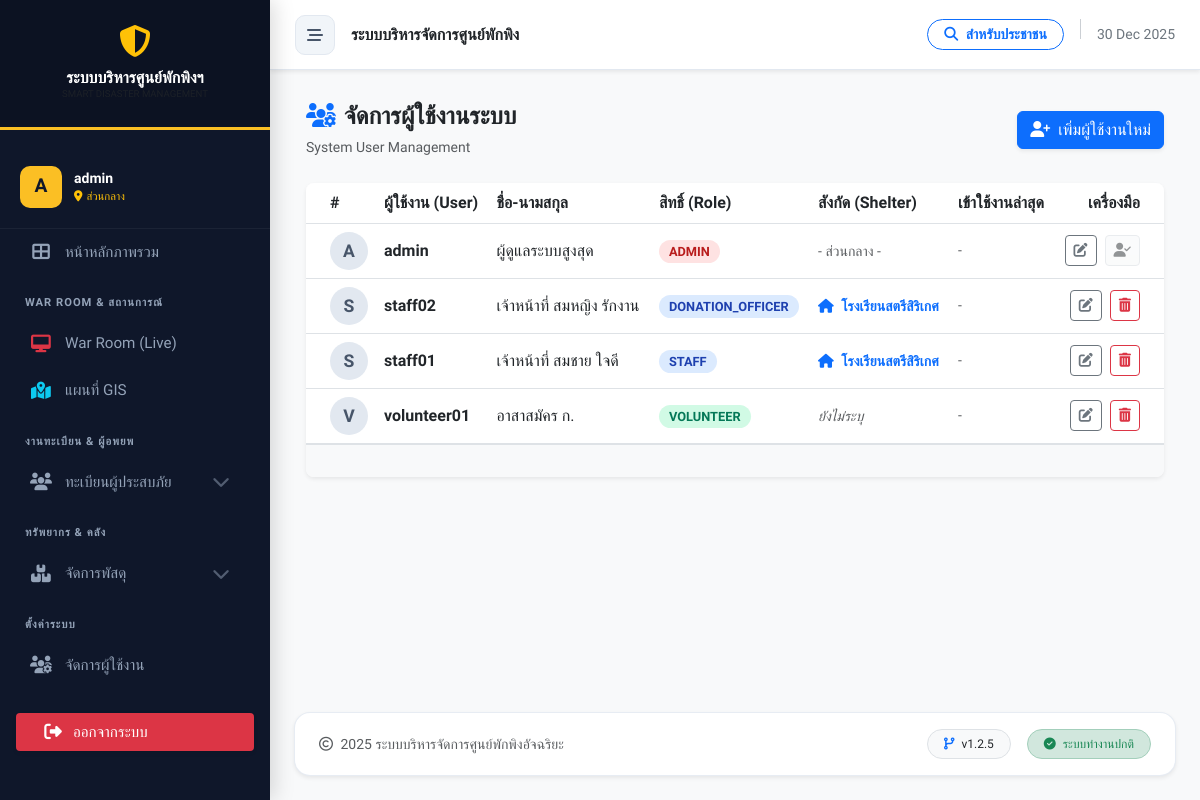
The page /user_list.php (signed in) on the database its author committed.
### tables this page shows
CREATE TABLE `users` (
  `id` int(11) NOT NULL,
  `username` varchar(50) NOT NULL COMMENT 'ชื่อผู้ใช้',
  `password` varchar(255) NOT NULL COMMENT 'รหัสผ่าน (Hashed)',
  `first_name` varchar(100) DEFAULT '',
  `last_name` varchar(100) DEFAULT '',
  `full_name` varchar(100) NOT NULL COMMENT 'ชื่อ-นามสกุล',
  `role` varchar(50) NOT NULL DEFAULT 'staff',
  `shelter_id` int(11) DEFAULT NULL COMMENT 'สังกัดศูนย์พักพิง',
  `created_at` timestamp NOT NULL DEFAULT current_timestamp(),
  `last_login` datetime DEFAULT NULL
);

CREATE TABLE `shelters` (
  `id` int(11) NOT NULL,
  `incident_id` int(11) NOT NULL COMMENT 'ผูกกับเหตุการณ์ไหน',
  `name` varchar(200) NOT NULL COMMENT 'ชื่อศูนย์',
  `location` text NOT NULL COMMENT 'ที่ตั้ง',
  `district` varchar(100) DEFAULT NULL,
  `province` varchar(100) DEFAULT NULL,
  `latitude` decimal(10,8) DEFAULT NULL,
  `longitude` decimal(11,8) DEFAULT NULL,
  `capacity` int(11) NOT NULL DEFAULT 0 COMMENT 'ความจุสูงสุด',
  `contact_person` varchar(255) DEFAULT NULL,
  `contact_phone` varchar(20) DEFAULT NULL,
  `status` enum('open','full','closed') NOT NULL DEFAULT 'open',
  `last_updated` datetime DEFAULT NULL,
  `created_at` datetime DEFAULT current_timestamp()
);

### user_list.php (the view, shortened to what this page needs)
<?php
require_once 'config/db.php';
$page = isset($_GET['page']) ? (int)$_GET['page'] : 1;
$limit = 20;
$offset = ($page - 1) * $limit;
try {
    $sql = "SELECT u.*, s.name as shelter_name
            FROM users u
            LEFT JOIN shelters s ON u.shelter_id = s.id
            ORDER BY u.role ASC, u.username ASC
            LIMIT $limit OFFSET $offset";
    $stmt = $pdo->query($sql);
    $users = $stmt->fetchAll();
} catch (PDOException $e) {
    $sql = "SELECT *, NULL as shelter_name FROM users ORDER BY role ASC LIMIT $limit OFFSET $offset";
    $stmt = $pdo->query($sql);
    $users = $stmt->fetchAll();
}
?>
<!DOCTYPE html>
<html lang="th">
<head>
</head>
<body class="bg-light">
<?php include 'includes/header.php'; ?>
<div class="container-fluid">
    <div class="d-flex justify-content-between align-items-center mb-4 pt-2">
        <div>
            <h4 class="fw-bold text-dark mb-1">
                <i class="fas fa-users-cog text-primary me-2"></i>จัดการผู้ใช้งานระบบ
            </h4>
            <span class="text-muted small">System User Management</span>
        </div>
        <button class="btn btn-primary shadow-sm" onclick="openModal('add')">
            <i class="fas fa-user-plus me-2"></i>เพิ่มผู้ใช้งานใหม่
        </button>
    </div>
    <div class="card border-0 shadow-sm rounded-3 overflow-hidden">
        <div class="card-body p-0">
            <div class="table-responsive">
                <table class="table table-hover align-middle mb-0 table-official">
                    <thead class="bg-light">
                        <tr>
                            <th class="ps-4" style="width: 50px;">#</th>
                            <th>ผู้ใช้งาน (User)</th>
                            <th>ชื่อ-นามสกุล</th>
                            <th>สิทธิ์ (Role)</th>
                            <th>สังกัด (Shelter)</th>
                            <th>เข้าใช้งานล่าสุด</th>
                            <th class="text-end pe-4">เครื่องมือ</th>
                        </tr>
                    </thead>
                    <tbody>
                        <?php foreach ($users as $index => $row): ?>
                        <tr>
                            <td class="ps-4">
                                <div class="avatar-circle">
                                    <?php echo strtoupper(substr($row['username'], 0, 1)); ?>
                                </div>
                            </td>
                            <td>
                                <div class="fw-bold text-dark"><?php echo htmlspecialchars($row['username']); ?></div>
                            </td>
                            <td><?php echo htmlspecialchars($row['full_name']); ?></td>
                            <td>
                                <?php
                                    $role_class = 'role-staff';
                                    if($row['role'] == 'admin') $role_class = 'role-admin';
                                    if($row['role'] == 'volunteer') $role_class = 'role-volunteer';
                                ?>
                                <span class="role-badge <?php echo $role_class; ?>">
                                    <?php echo ucfirst($row['role']); ?>
                                </span>
                            </td>
                            <td>
                                <?php if (!empty($row['shelter_name'])): ?>
                                    <span class="text-primary fw-bold small"><i class="fas fa-home me-1"></i> <?php echo htmlspecialchars($row['shelter_name']); ?></span>
                                <?php elseif ($row['role'] == 'admin'): ?>
                                    <span class="text-muted small">- ส่วนกลาง -</span>
                                <?php else: ?>
                                    <span class="text-muted small fst-italic text-danger">ยังไม่ระบุ</span>
                                <?php endif; ?>
                            </td>
                            <td class="text-muted small">
                                <?php echo $row['last_login'] ? date('d/m/Y H:i', strtotime($row['last_login'])) : '-'; ?>
                            </td>
                            <td class="text-end pe-4">
                                <button class="btn btn-sm btn-outline-secondary me-1"
                                        onclick='openModal("edit", <?php echo json_encode($row); ?>)'
                                        title="แก้ไข">
                                    <i class="fas fa-edit"></i>
                                </button>
                                <?php if($row['id'] !== $_SESSION['user_id']): ?>
                                    <button onclick="confirmDeleteUser(<?php echo $row['id']; ?>, '<?php echo htmlspecialchars($row['username']); ?>')" class="btn btn-sm btn-outline-danger" title="ลบ">
                                        <i class="fas fa-trash-alt"></i>
                                    </button>
                                <?php else: ?>
                                    <button class="btn btn-sm btn-light text-muted border" disabled><i class="fas fa-user-check"></i></button>
                                <?php endif; ?>
                            </td>
                        </tr>
                        <?php endforeach; ?>
                    </tbody>
                </table>
            </div>
            <div class="p-3 bg-light border-top">
            </div>
        </div>
    </div>
</div>
<?php include 'includes/footer.php'; ?>
</body>
</html>

### assets/css/style.css (style rules this page uses)
:root { --sidebar-width: 280px; --sidebar-collapsed-width: 0px; --primary-color: #2563eb; --primary-dark: #1e40af; --bg-color: #f8fafc; --sidebar-bg: #0f172a; --text-color: #334155; --transition-speed: 0.3s; }
body { font-family: 'Sarabun', sans-serif; background-color: var(--bg-color); color: var(--text-color); overflow-x: hidden; }

### user_list.php (style rules this page uses)
.role-badge { font-size: 0.8rem; padding: 4px 10px; border-radius: 20px; font-weight: 600; text-transform: uppercase; }
.role-admin { background-color: #fee2e2; color: #b91c1c; }
.role-staff { background-color: #dbeafe; color: #1e40af; }
.role-volunteer { background-color: #d1fae5; color: #047857; }
.avatar-circle { width: 38px; height: 38px; background-color: #e2e8f0; color: #475569; border-radius: 50%; display: flex; align-items: center; justify-content: center; font-weight: bold; font-size: 1.1rem; }

### includes/header.php (style rules this page uses)
:root { --sidebar-width: 270px; --nav-bg: #0f172a; --nav-hover: #1e293b; --active-gold: #fbbf24; --text-main: #f1f5f9; --text-muted: #94a3b8; --body-bg: #f8fafc; }
body { font-family: 'Prompt', sans-serif; background-color: var(--body-bg); color: #334155; overflow-x: hidden; }

### rows shown on the page
users: username "A", username "admin", full_name "ผู้ดูแลระบบสูงสุด", role "ADMIN", shows "- ส่วนกลาง -"
users: username "S", username "staff02", full_name "เจ้าหน้าที่ สมหญิง รักงาน", role "DONATION_OFFICER", shelter.name "โรงเรียนสตรีสิริเกศ"
users: username "S", username "staff01", full_name "เจ้าหน้าที่ สมชาย ใจดี", role "STAFF", shelter.name "โรงเรียนสตรีสิริเกศ"
users: username "V", username "volunteer01", full_name "อาสาสมัคร ก.", role "VOLUNTEER", shows "ยังไม่ระบุ"

### other values the page prints
substr($_SESSION['username'] ?? 'U', 0, 1) "A"
$_SESSION['username'] "admin"
$user_shelter_name ?: 'ส่วนกลาง' "ส่วนกลาง"
